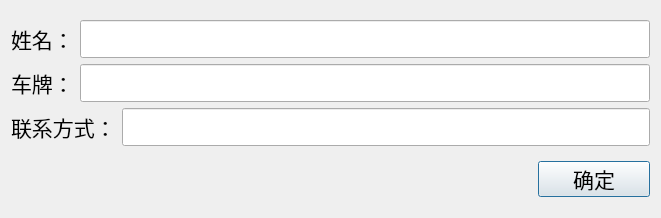
<?xml version="1.0" encoding="UTF-8"?>
<ui version="4.0">
 <class>Dialog</class>
 <widget class="QDialog" name="Dialog">
  <property name="geometry">
   <rect>
    <x>0</x>
    <y>0</y>
    <width>661</width>
    <height>218</height>
   </rect>
  </property>
  <property name="windowTitle">
   <string>Dialog</string>
  </property>
  <layout class="QGridLayout" name="gridLayout">
   <item row="0" column="0">
    <layout class="QVBoxLayout" name="verticalLayout_2">
     <item>
      <layout class="QVBoxLayout" name="verticalLayout">
       <item>
        <layout class="QHBoxLayout" name="horizontalLayout">
         <item>
          <widget class="QLabel" name="label">
           <property name="font">
            <font>
             <family>宋体</family>
             <pointsize>16</pointsize>
            </font>
           </property>
           <property name="text">
            <string>姓名：</string>
           </property>
          </widget>
         </item>
         <item>
          <widget class="QLineEdit" name="lineEdit">
           <property name="font">
            <font>
             <family>Adobe Devanagari</family>
             <pointsize>16</pointsize>
            </font>
           </property>
          </widget>
         </item>
        </layout>
       </item>
       <item>
        <layout class="QHBoxLayout" name="horizontalLayout_2">
         <item>
          <widget class="QLabel" name="label_2">
           <property name="font">
            <font>
             <family>宋体</family>
             <pointsize>16</pointsize>
            </font>
           </property>
           <property name="text">
            <string>车牌：</string>
           </property>
          </widget>
         </item>
         <item>
          <widget class="QLineEdit" name="lineEdit_2">
           <property name="font">
            <font>
             <family>Adobe Devanagari</family>
             <pointsize>16</pointsize>
            </font>
           </property>
          </widget>
         </item>
        </layout>
       </item>
       <item>
        <layout class="QHBoxLayout" name="horizontalLayout_3">
         <item>
          <widget class="QLabel" name="label_3">
           <property name="font">
            <font>
             <family>宋体</family>
             <pointsize>16</pointsize>
            </font>
           </property>
           <property name="text">
            <string>联系方式：</string>
           </property>
          </widget>
         </item>
         <item>
          <widget class="QLineEdit" name="lineEdit_3">
           <property name="font">
            <font>
             <family>Adobe Devanagari</family>
             <pointsize>16</pointsize>
            </font>
           </property>
          </widget>
         </item>
        </layout>
       </item>
      </layout>
     </item>
    </layout>
   </item>
   <item row="1" column="0">
    <widget class="QPushButton" name="pushButton">
     <property name="sizePolicy">
      <sizepolicy hsizetype="Preferred" vsizetype="Fixed">
       <horstretch>0</horstretch>
       <verstretch>0</verstretch>
      </sizepolicy>
     </property>
     <property name="maximumSize">
      <size>
       <width>112</width>
       <height>36</height>
      </size>
     </property>
     <property name="font">
      <font>
       <family>宋体</family>
       <pointsize>16</pointsize>
      </font>
     </property>
     <property name="layoutDirection">
      <enum>Qt::RightToLeft</enum>
     </property>
     <property name="text">
      <string>确定</string>
     </property>
    </widget>
   </item>
  </layout>
 </widget>
 <resources/>
 <connections/>
</ui>
